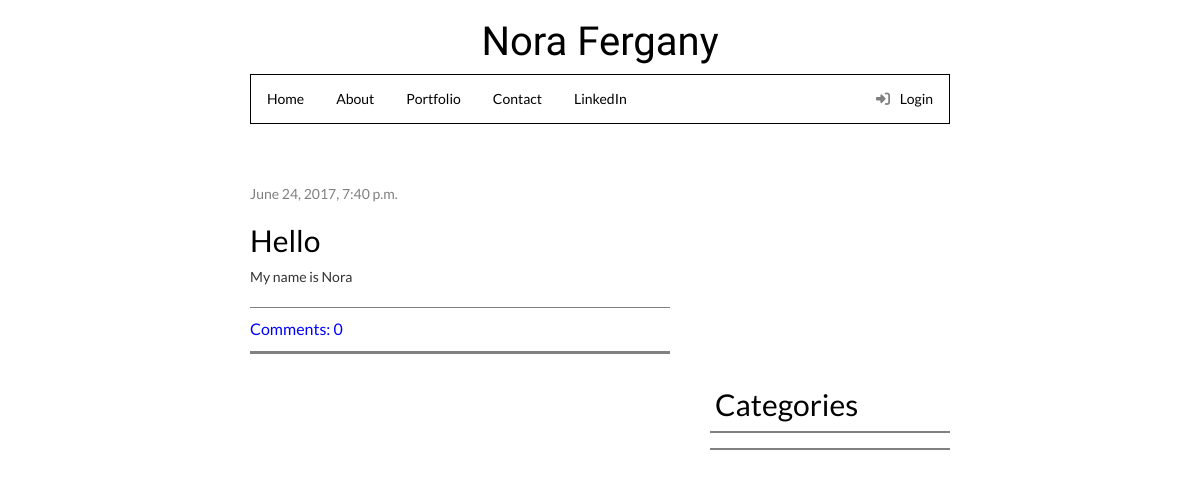
/, run on an earlier commit of the app's database.
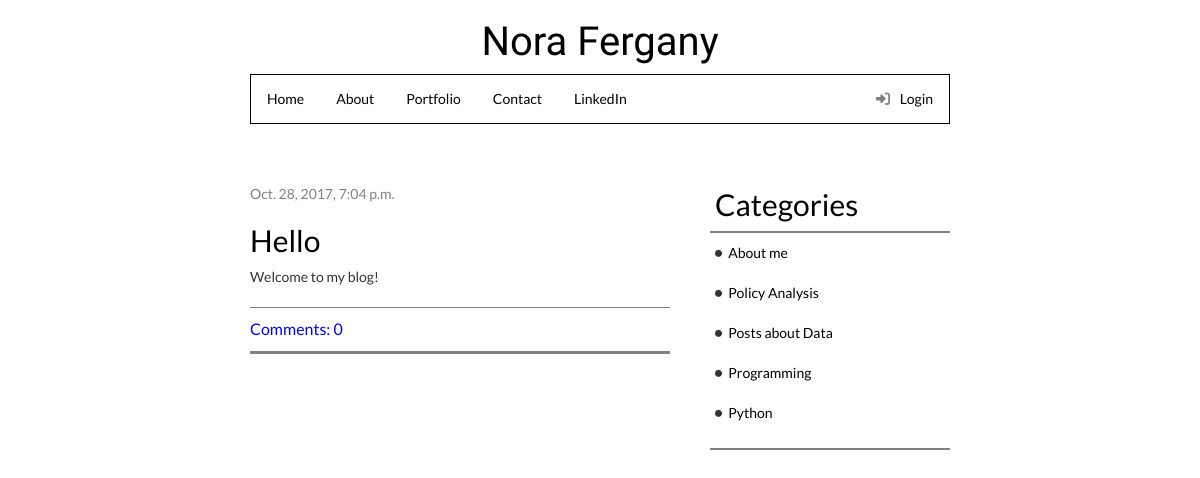
And on a later commit of the database.
### blog/models.py (models this page shows, shortened)
class Post(models.Model):
    author = models.ForeignKey('auth.User')
    title = models.CharField(max_length=200)
    text = models.TextField()
    created_date = models.DateTimeField(
        default=timezone.now)
    published_date = models.DateTimeField(blank=True, null=True)
    category = models.ForeignKey(Category, verbose_name="Category", default='Category', null=True, blank=True)
    def approved_comments(self):
        return self.comments.filter(approved_comment=True)

class Category(models.Model):
    title = models.CharField(max_length=200, verbose_name="Title")
    description = models.TextField()
    class Meta:
        verbose_name = "Category"
        verbose_name_plural = "Categories"
        ordering = ['title']

### blog/views.py (the view)
# urls.py: url(r'^$', views.post_list, name='post_list'),
def post_list(request):
    posts = Post.objects.filter(published_date__isnull=False).order_by('published_date')
    categories = Category.objects.all()
    return render(request, 'blog/post_list.html', {'posts': posts, 'categories': categories})

### blog/templates/blog/post_list.html
{% extends 'blog/base.html' %}
{% load static %}
{% load pygmentify_tags %}
    {% block content %}
{% for post in posts %}
    <div class="left" >
            <div class="post">
                <div class="date">
                    {{ post.published_date }}
                </div>
                <h3 class="detailtitle"><a href="{% url 'post_detail' pk=post.pk %}">{{ post.title }}</a></h3>
                <p class="pyg">{% pygmentify style='emacs'  num=1 %}{{ post.text|linebreaksbr }}{% endpygmentify %}</p>
                <div class="divcom">
                <a class="postcom" href="{% url 'post_detail' pk=post.pk %}">Comments: {{ post.approved_comments.count }}</a>
                </div>
     </div>
    </div>
{% endfor %}
        <div class="right">
        <div class="rsub">
        <h3 class="hcat">Categories</h3>
            <div>
                <ul class="cat">
                    {% for category in categories %}
                    <li class="cat"><i class="fa fa-circle facat" aria-hidden="true"></i><a href="{% url 'category_detail' pk=category.pk %}"> {{ category.title }}</a></li> <br/>
                    {% endfor %}
                </ul>
            </div>
        </div>
    </div>
    {% endblock content %}

What changed in the data, as far as the page shows it:
changed Post "Hello": published_date "June 24, 2017, 7:40 p.m." → "Oct. 28, 2017, 7:04 p.m."; text "My name is Nora" → "Welcome to my blog!"
added Category: title "About me"
added Category: title "Policy Analysis"
added Category: title "Posts about Data"
added Category: title "Programming"
added Category: title "Python"
